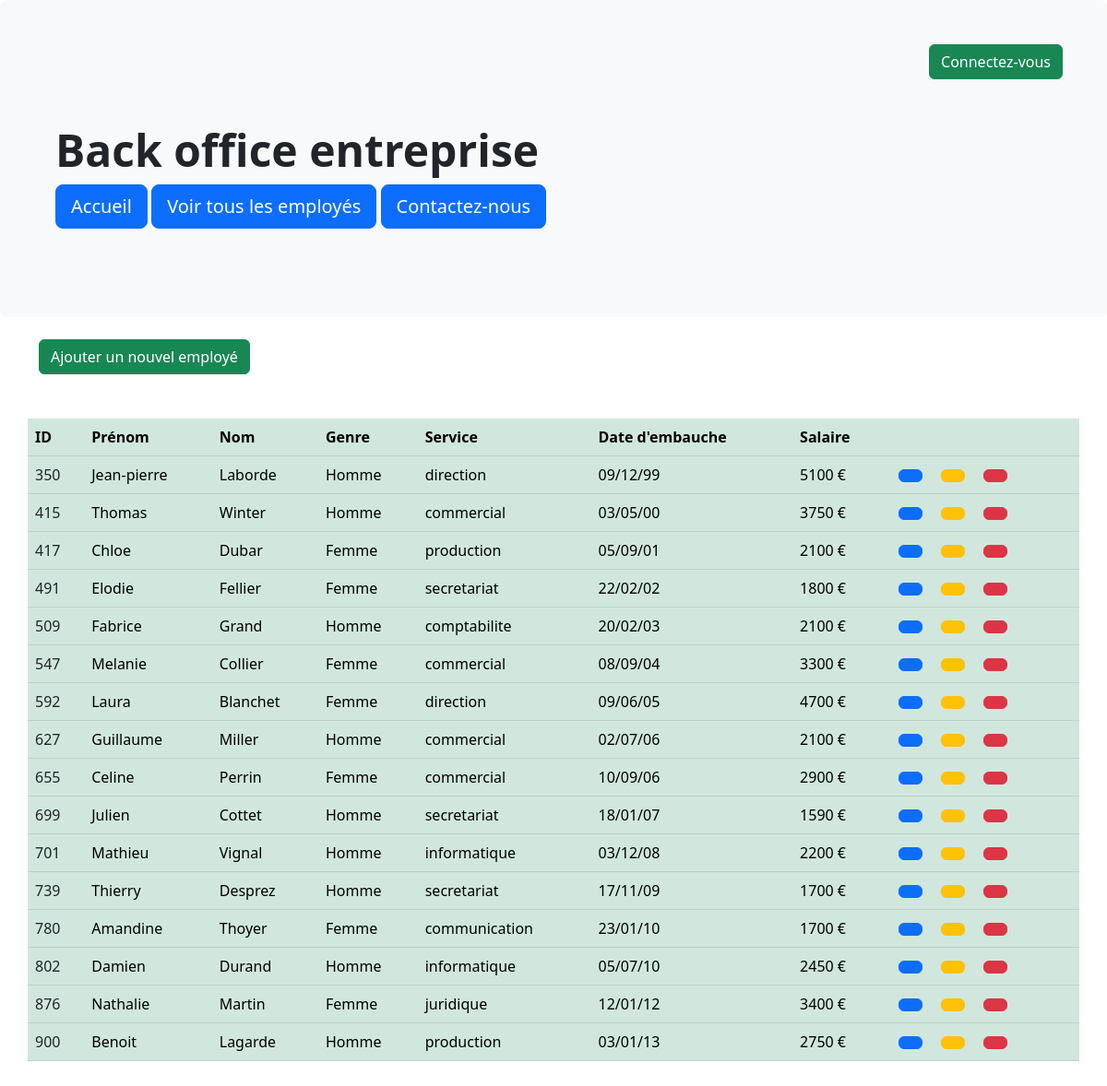
/listeEmploye.php, run on the app's committed database.
### tables this page shows
CREATE TABLE `employes` (
  `id_employes` int(3) NOT NULL,
  `prenom` varchar(20) DEFAULT NULL,
  `nom` varchar(20) DEFAULT NULL,
  `genre` enum('f','m') NOT NULL,
  `service` varchar(30) DEFAULT NULL,
  `date_embauche` date DEFAULT NULL,
  `salaire` float DEFAULT NULL
);

### listeEmploye.php (the view, shortened to what this page needs)
<?php
include 'include/connect.inc.php';
include 'include/header.inc.php';
?>
<main class="container">
    <a type="submit" class="btn btn-success" href="ajoutEmploye.php">Ajouter un nouvel employé</a>
    <section class="row my-5">
        <?php
        $requete = $pdoEntreprise->query("SELECT * FROM employes");
        ?>
        <table class="table table-success table-hover">
            <thead>
                <tr>
                    <th>ID</th>
                    <th>Prénom</th>
                    <th>Nom</th>
                    <th>Genre</th>
                    <th>Service</th>
                    <th>Date d'embauche</th>
                    <th>Salaire</th>
                    <th></th>
                </tr>
            </thead>
            <tbody>
                <?php
                while ($employes = $requete->fetch(PDO::FETCH_ASSOC)) {
                    echo "<tr>";
                    echo "<td><a href='information.php?id_employes=" . $employes['id_employes'] . "' class='text-decoration-none text-dark'>" . $employes['id_employes'] . "</a></td>";
                    echo "<td>" . $employes['prenom'] . "</td>";
                    echo "<td>" . $employes['nom'] . "</td>";
                    echo "<td>";
                    if ($employes['genre'] == 'f') {
                        echo "Femme";
                    } else {
                        echo "Homme";
                    }
                    echo "</td>";
                    echo "<td>" . $employes['service'] . "</td>";
                    echo "<td>" . date('d/m/y', strtotime($employes['date_embauche'])) . "</td>";
                    echo "<td>" . $employes['salaire'] . " €</td>";
                    echo '<td><a class="btn btn-primary mx-2" href="information.php?id_employes=' . $employes['id_employes'] . '" class="text-decoration-none text-light"><i class="bi bi-eye"></i></a>
                    <a href="modifemploye.php?id_employes='.$employes['id_employes'].'" class="btn btn-warning mx-2"><i class="bi bi-pencil-square"></i></a>
                    <a class="btn btn-danger mx-2" href="supprimeEmploye.php?action=suppression&id_employes='. $employes['id_employes'].'" onclick="return(confirm(\'Êtes-vous sûr de vouloir supprimer cet employé ?\'))"><i class="bi bi-trash"></i></a></td>';
                    echo "</tr>";
                }
                ?>
            </tbody>
        </table>
    </section>
</main>
</body>
</html>

### include/header.inc.php (shortened to what this page needs)
<!doctype html>
<html lang="fr">
<head>
    <link href="https://cdn.jsdelivr.net/npm/bootstrap@5.2.1/dist/css/bootstrap.min.css" rel="stylesheet">
</head>
<body>
    <header class="p-5 mb-4 bg-light rounded-3">
    <div class="d-grid gap-2 d-md-flex justify-content-md-end">
                <a href="connection.php" class="btn btn-success" type="button">Connectez-vous</a>
            </div>
        <section class="container-fluid py-5">
            <h1 class="display-5 fw-bold">Back office entreprise</h1>
            <a class="btn btn-primary btn-lg" href="entreprise.php">Accueil</a>
            <a class="btn btn-primary btn-lg" href="employe.php">Voir tous les employés</a>
            <a class="btn btn-primary btn-lg" href="contact.php">Contactez-nous</a>
        </section>
    </header>

### data on the page
employes: id_employes "350", prenom "Jean-pierre", nom "Laborde", genre "Homme", service "direction", date_embauche "09/12/99", salaire "5100"
employes: id_employes "415", prenom "Thomas", nom "Winter", genre "Homme", service "commercial", date_embauche "03/05/00", salaire "3750"
employes: id_employes "417", prenom "Chloe", nom "Dubar", genre "Femme", service "production", date_embauche "05/09/01", salaire "2100"
employes: id_employes "491", prenom "Elodie", nom "Fellier", genre "Femme", service "secretariat", date_embauche "22/02/02", salaire "1800"
employes: id_employes "509", prenom "Fabrice", nom "Grand", genre "Homme", service "comptabilite", date_embauche "20/02/03", salaire "2100"
employes: id_employes "547", prenom "Melanie", nom "Collier", genre "Femme", service "commercial", date_embauche "08/09/04", salaire "3300"
employes: id_employes "592", prenom "Laura", nom "Blanchet", genre "Femme", service "direction", date_embauche "09/06/05", salaire "4700"
employes: id_employes "627", prenom "Guillaume", nom "Miller", genre "Homme", service "commercial", date_embauche "02/07/06", salaire "2100"
employes: id_employes "655", prenom "Celine", nom "Perrin", genre "Femme", service "commercial", date_embauche "10/09/06", salaire "2900"
employes: id_employes "699", prenom "Julien", nom "Cottet", genre "Homme", service "secretariat", date_embauche "18/01/07", salaire "1590"
employes: id_employes "701", prenom "Mathieu", nom "Vignal", genre "Homme", service "informatique", date_embauche "03/12/08", salaire "2200"
employes: id_employes "739", prenom "Thierry", nom "Desprez", genre "Homme", service "secretariat", date_embauche "17/11/09", salaire "1700"
employes: id_employes "780", prenom "Amandine", nom "Thoyer", genre "Femme", service "communication", date_embauche "23/01/10", salaire "1700"
employes: id_employes "802", prenom "Damien", nom "Durand", genre "Homme", service "informatique", date_embauche "05/07/10", salaire "2450"
employes: id_employes "876", prenom "Nathalie", nom "Martin", genre "Femme", service "juridique", date_embauche "12/01/12", salaire "3400"
employes: id_employes "900", prenom "Benoit", nom "Lagarde", genre "Homme", service "production", date_embauche "03/01/13", salaire "2750"
